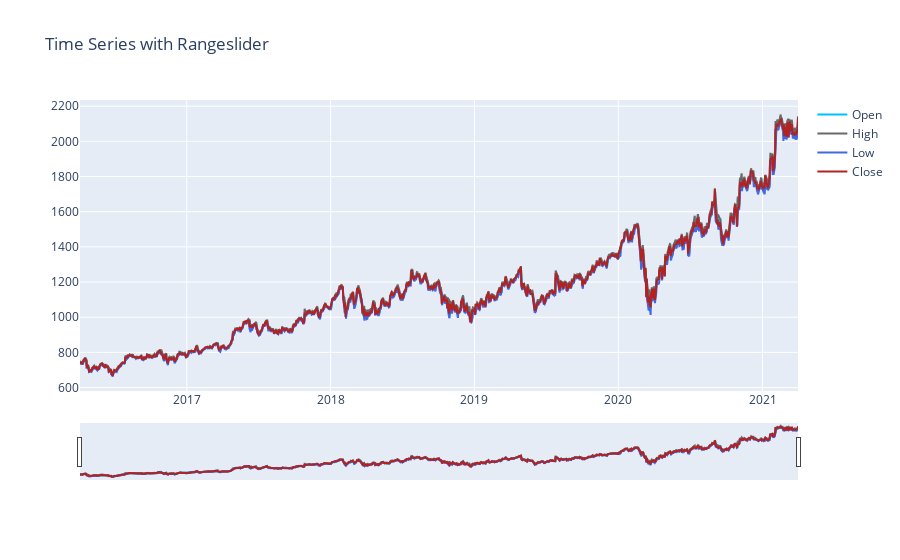

Notebook source saved alongside this figure:
### Code cell
fig = go.Figure()
fig.add_trace(go.Scatter(x=ggl.Date, y=ggl['Open'], name="Open",
                         line_color='deepskyblue'))

fig.add_trace(go.Scatter(x=ggl.Date, y=ggl['High'], name="High",
                         line_color='dimgray'))

fig.add_trace(go.Scatter(x=ggl.Date, y=ggl['Low'], name="Low",
                         line_color='royalblue'))

fig.add_trace(go.Scatter(x=ggl.Date, y=ggl['Close'], name="Close",
                         line_color='firebrick'))

fig.update_layout(title_text='Time Series with Rangeslider',
                  xaxis_rangeslider_visible=True)
fig.show()

### Figure 1 — Plotly figure (JSON) as saved in the notebook; plotly's stock layout.template omitted (floating-point values rounded to 4 significant figures; data arrays with more than 128 entries replaced by an {"elided": "..."} marker saying what was removed)
{"data": [{"line": {"color": "deepskyblue"}, "name": "Open", "type": "scatter", "x": {"elided": "1258 str values"}, "y": {"elided": "1258 float values"}}, {"line": {"color": "dimgray"}, "name": "High", "type": "scatter", "x": {"elided": "1258 str values"}, "y": {"elided": "1258 float values"}}, {"line": {"color": "royalblue"}, "name": "Low", "type": "scatter", "x": {"elided": "1258 str values"}, "y": {"elided": "1258 float values"}}, {"line": {"color": "firebrick"}, "name": "Close", "type": "scatter", "x": {"elided": "1258 str values"}, "y": {"elided": "1258 float values"}}], "layout": {"title": {"text": "Time Series with Rangeslider"}, "xaxis": {"rangeslider": {"visible": true}}}}
